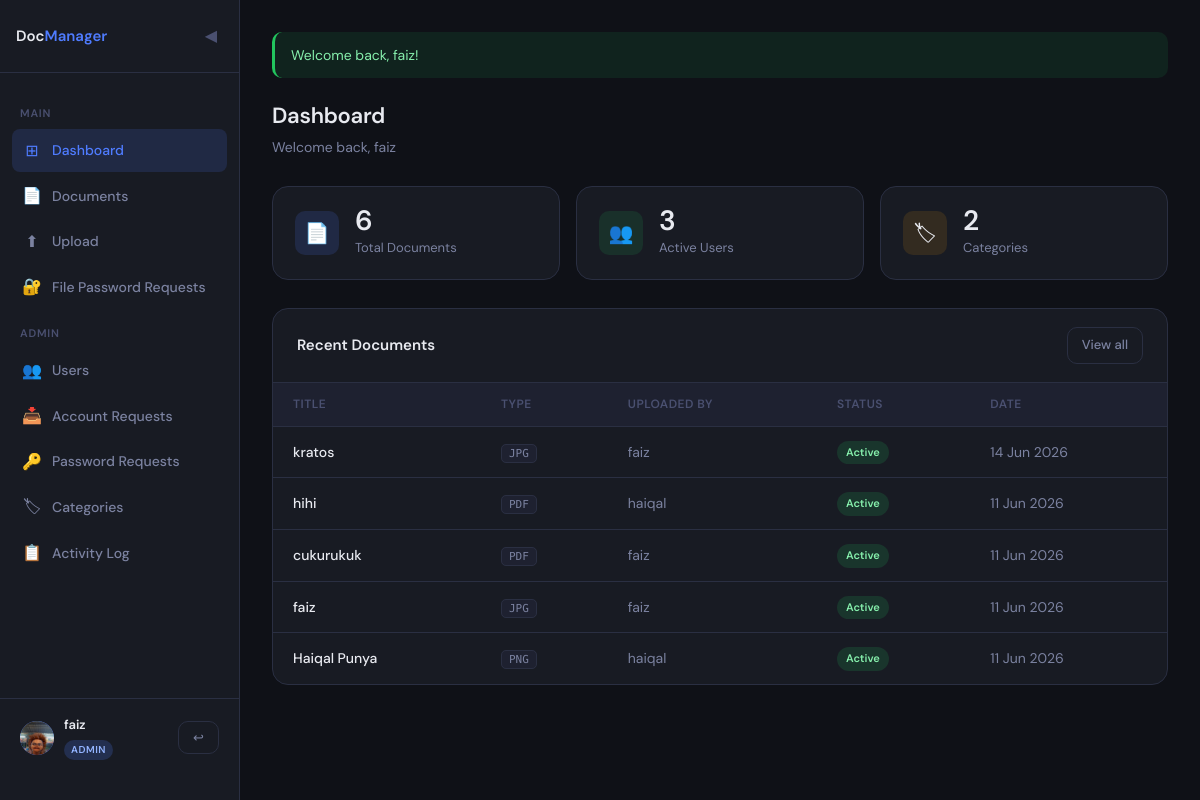
Page /index.php?page=dashboard (signed in) on the committed database.
### tables this page shows
CREATE TABLE `document` (
  `id` int(11) NOT NULL,
  `title` varchar(255) NOT NULL,
  `description` text DEFAULT NULL,
  `file_path` varchar(500) NOT NULL,
  `file_type` varchar(50) NOT NULL,
  `file_size_kb` int(11) DEFAULT 0,
  `uploaded_by` int(11) NOT NULL,
  `category_id` int(11) DEFAULT NULL,
  `status` enum('draft','active','archived') NOT NULL DEFAULT 'active',
  `created_at` datetime NOT NULL DEFAULT current_timestamp(),
  `updated_at` datetime NOT NULL DEFAULT current_timestamp() ON UPDATE current_timestamp()
);

CREATE TABLE `employee` (
  `id` int(11) NOT NULL,
  `name` varchar(100) NOT NULL,
  `address` varchar(255) NOT NULL,
  `department` varchar(100) NOT NULL,
  `image` varchar(255) NOT NULL
);

### config.php (called while the page is built, shortened)
<?php
function getAuthUser(): ?array {
    return $_SESSION['user'] ?? null;
}
function e(string $value): string {
    return htmlspecialchars($value, ENT_QUOTES | ENT_HTML5, 'UTF-8');
}
function flash(string $key, string $message = null): ?string {
    $msg = $_SESSION['flash'][$key] ?? null;
    return $msg;
}

### index.php (the view, shortened to what this page needs)
<?php
require_once __DIR__ . '/config.php';
$page   = $_GET['page'] ?? 'login';
$authUser = getAuthUser();
$isAdmin  = ($authUser['role'] ?? '') === 'admin';
$stats = [];
if ($page === 'dashboard' && $authUser) {
    $db = getDB();
    if ($isAdmin) {
        $stats['total_docs']  = $db->query("SELECT COUNT(*) FROM document")->fetchColumn();
        $stats['total_users'] = $db->query("SELECT COUNT(*) FROM users WHERE is_active = 1")->fetchColumn();
        $stats['total_cats']  = $db->query("SELECT COUNT(*) FROM document_category")->fetchColumn();
        $stats['recent_docs'] = $db->query("
            SELECT d.*, u.username, e.name AS uploader_name
            FROM document d
            JOIN users u ON u.id = d.uploaded_by
            JOIN employee e ON e.id = u.employee_id
            ORDER BY d.created_at DESC LIMIT 5
        ")->fetchAll();
    }
}
?>
<!DOCTYPE html>
<html lang="en">
<head>
</head>
<body>
<?php if ($page === 'login'): ?>
<!-- ══════════════════════════════
     LOGIN PAGE
══════════════════════════════ -->
<div class="login-wrap">
  <div class="login-card">
    <div class="login-logo">
      <img src="/dms/uploads/profile/DocManager.png" alt="DocManager" style="height:80px;width:auto;display:block;" onerror="this.style.display='none';this.nextElementSibling.style.display='flex'">
      <div style="display:none;align-items:center;gap:10px;">
        <div style="width:38px;height:38px;background:var(--accent);border-radius:9px;display:grid;place-items:center;font-size:18px;">📁</div>
        <div style="font-size:20px;font-weight:600;">Doc<span style="color:var(--accent);">Manager</span></div>
      </div>
    </div>
    <h1 class="login-heading">Sign in</h1>
    <p class="login-sub">Access your document management portal</p>
    <?php if ($err = flash('error')): ?>
      <div class="alert alert-error"><?= e($err) ?></div>
    <?php endif; ?>
    <?php if ($ok = flash('success')): ?>
      <div class="alert alert-success"><?= e($ok) ?></div>
    <?php endif; ?>
    <form method="POST" action="<?= BASE_URL ?>/index.php">
      <input type="hidden" name="action" value="login">
      <div class="form-group">
        <label class="form-label">Username</label>
        <input class="form-control"
               type="text"
               name="username"
               required>
      </div>
      <div class="form-group">
        <label class="form-label">Password</label>
        <input class="form-control"
               type="password"
               name="password"
               required>
      </div>
      <button type="submit" class="btn btn-primary">
        Sign In
      </button>
    </form>
    <div class="login-footer">
      <a href="<?= BASE_URL ?>/index.php?page=forgot_password">
        Forgot password?
      </a>
      <br><br>
      <a href="<?= BASE_URL ?>/index.php?page=request-account"
         class="btn btn-ghost"
         style="width:100%;justify-content:center;text-decoration:none;">
         👤 New User Request
      </a>
    </div>
  </div>
</div>
<?php elseif ($page === 'request-account'): ?>
<?php include __DIR__ . '/pages/request-account.php'; ?>
<?php else: ?>
<div class="app">
  <aside class="sidebar" id="sidebar">
    <div class="sidebar-logo">
      <div style="display:flex;align-items:center;gap:10px;" class="sidebar-logo-text">
        <div style="font-size:15px;font-weight:600;white-space:nowrap;">Doc<span style="color:var(--accent);">Manager</span></div>
      </div>
      <button class="sidebar-collapse-btn" id="collapseBtn" title="Collapse sidebar">◀</button>
    </div>
    <nav class="sidebar-nav">
      <div class="nav-section-label">Main</div>
      <a href="?page=dashboard" class="nav-item <?= $page === 'dashboard' ? 'active' : '' ?>" title="Dashboard">
        <span class="nav-icon">⊞</span><span class="nav-label">Dashboard</span>
      </a>
      <a href="?page=documents" class="nav-item <?= $page === 'documents' ? 'active' : '' ?>" title="Documents">
        <span class="nav-icon">📄</span><span class="nav-label">Documents</span>
      </a>
      <a href="?page=upload" class="nav-item <?= $page === 'upload' ? 'active' : '' ?>" title="Upload">
        <span class="nav-icon">⬆</span><span class="nav-label">Upload</span>
      </a>
      <?php if($isAdmin): ?>
      <a href="?page=document-password-request" class="nav-item <?= $page === 'document-password-request' ? 'active' : '' ?>" title="File Password Requests">
        <span class="nav-icon">🔐</span><span class="nav-label">File Password Requests</span>
      </a>
<?php endif; ?>
      <?php if ($isAdmin): ?>
      <div class="nav-section-label">Admin</div>
      <a href="?page=users" class="nav-item <?= $page === 'users' ? 'active' : '' ?>" title="Users">
        <span class="nav-icon">👥</span><span class="nav-label">Users</span>
      </a>
      <a href="?page=account-requests" class="nav-item <?= $page === 'account-requests' ? 'active' : '' ?>"
         style="justify-content:space-between;" title="Account Requests">
        <span style="display:flex;align-items:center;gap:10px;">
          <span class="nav-icon">📥</span><span class="nav-label">Account Requests</span>
        </span>
      </a>
      <a href="?page=password-requests" class="nav-item <?= $page === 'password-requests' ? 'active' : '' ?>"
         style="justify-content:space-between;" title="Password Requests">
        <span style="display:flex;align-items:center;gap:10px;">
          <span class="nav-icon">🔑</span><span class="nav-label">Password Requests</span>
        </span>
      </a>
      <a href="?page=categories" class="nav-item <?= $page === 'categories' ? 'active' : '' ?>" title="Categories">
        <span class="nav-icon">🏷</span><span class="nav-label">Categories</span>
      </a>
      <a href="?page=activity" class="nav-item <?= $page === 'activity' ? 'active' : '' ?>" title="Activity Log">
        <span class="nav-icon">📋</span><span class="nav-label">Activity Log</span>
      </a>
      <?php endif; ?>
    </nav>
    <div class="sidebar-user">
      <div class="user-avatar">
        <?php if (!empty($authUser['image'])): ?>
          <img src="<?= e($authUser['image']) ?>" alt="">
        <?php else: ?>
          <?= strtoupper(substr($authUser['employee_name'] ?? 'U', 0, 1)) ?>
        <?php endif; ?>
      </div>
      <div class="user-info">
        <div class="user-name"><?= e($authUser['employee_name'] ?? '') ?></div>
        <span class="role-badge <?= $isAdmin ? 'role-admin' : 'role-user' ?>">
          <?= e($authUser['role'] ?? '') ?>
        </span>
      </div>
      <form method="POST" style="margin:0" class="sidebar-logout">
        <button type="submit" class="btn btn-sm btn-ghost" title="Sign out">↩</button>
      </form>
    </div>
  </aside>
  <main class="main" id="mainContent">
    <?php if ($ok = flash('success')): ?>
      <div class="alert alert-success"><?= e($ok) ?></div>
    <?php endif; ?>
    <?php if ($page === 'dashboard'): ?>
    <div class="topbar">
      <div>
        <div class="page-title">Dashboard</div>
        <div class="page-sub">Welcome back, <?= e($authUser['employee_name'] ?? '') ?></div>
      </div>
    </div>
    <?php if ($isAdmin): ?>
    <div class="stats-grid">
      <div class="stat-card">
        <div class="stat-icon blue">📄</div>
        <div><div class="stat-value"><?= (int)($stats['total_docs'] ?? 0) ?></div><div class="stat-label">Total Documents</div></div>
      </div>
      <div class="stat-card">
        <div class="stat-icon green">👥</div>
        <div><div class="stat-value"><?= (int)($stats['total_users'] ?? 0) ?></div><div class="stat-label">Active Users</div></div>
      </div>
      <div class="stat-card">
        <div class="stat-icon amber">🏷</div>
        <div><div class="stat-value"><?= (int)($stats['total_cats'] ?? 0) ?></div><div class="stat-label">Categories</div></div>
      </div>
    </div>
    <?php endif; ?>
    <div class="card">
      <div class="card-header">
        <div class="card-title">Recent Documents</div>
        <a href="?page=documents" class="btn btn-sm btn-ghost">View all</a>
      </div>
      <?php if (!empty($stats['recent_docs'])): ?>
      <div class="table-responsive">
      <table>
        <thead>
          <tr>
            <th>Title</th>
            <th>Type</th>
            <th>Uploaded by</th>
            <th>Status</th>
            <th>Date</th>
          </tr>
        </thead>
        <tbody>
          <?php foreach ($stats['recent_docs'] as $doc): ?>
          <tr>
            <td><?= e($doc['title']) ?></td>
            <td><span class="file-type"><?= e($doc['file_type']) ?></span></td>
            <td><?= e($doc['uploader_name']) ?></td>
            <td><span class="badge badge-<?= e($doc['status']) ?>"><?= e($doc['status']) ?></span></td>
            <td><?= date('d M Y', strtotime($doc['created_at'])) ?></td>
          </tr>
          <?php endforeach; ?>
        </tbody>
      </table>
      </div>
      <?php endif; ?>
    </div>
<?php endif; ?>
  </main>
</div>
<?php endif; ?>
</body>
</html>

### rows in the picture
document: title "kratos", file_type "JPG", employee.name "faiz", status "Active", created_at "14 Jun 2026"
document: title "hihi", file_type "PDF", employee.name "haiqal", status "Active", created_at "11 Jun 2026"
document: title "cukurukuk", file_type "PDF", employee.name "faiz", status "Active", created_at "11 Jun 2026"
document: title "faiz", file_type "JPG", employee.name "faiz", status "Active", created_at "11 Jun 2026"
document: title "Haiqal Punya", file_type "PNG", employee.name "haiqal", status "Active", created_at "11 Jun 2026"

### other values in the picture
$authUser['employee_name'] "faiz"
$authUser['role'] "ADMIN"
$ok "Welcome back, faiz!"
$stats['total_docs'] "6"
$stats['total_users'] "3"
$stats['total_cats'] "2"
